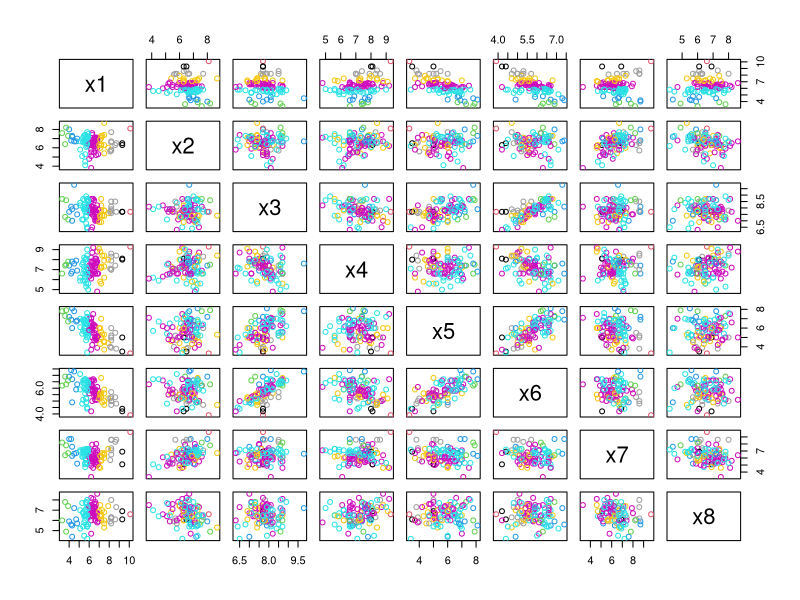
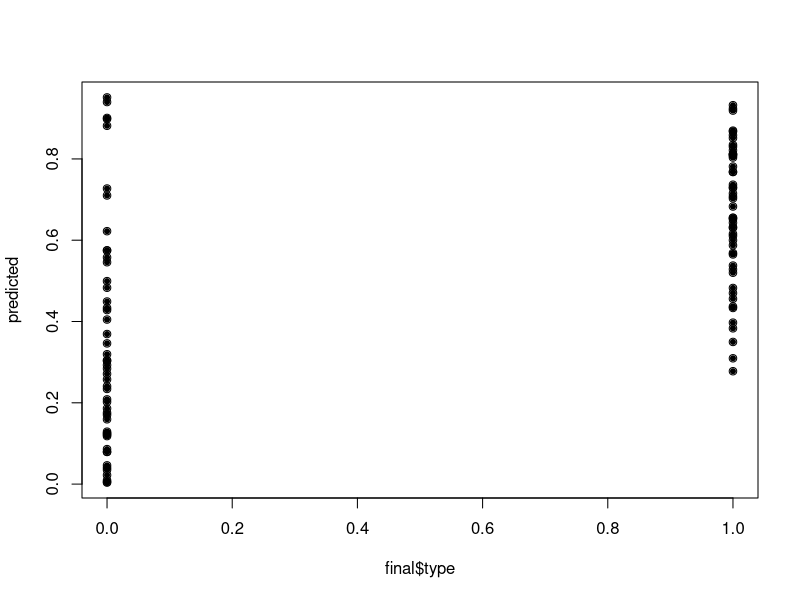
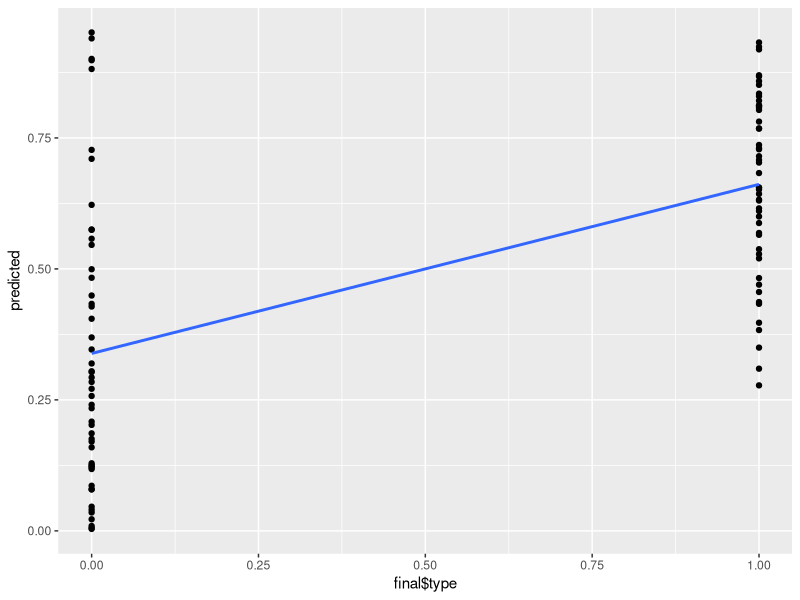

Write R code to recreate these figures, in order.
#part 1
#read data

final=read.csv("Final Project_Part 3_planttype.csv")
#use str
str(final)
#head
head(final)
#scarterplot matrix
attach(final)
pairs(final[,1:8],col=c(x1,x2,x3,x4,x5,x6,x7,x8))


#PART TWO
#FIT logit regression modell
lfit=glm(type~x1+x2+x4+x5+x6+x7+x8,family=binomial,data=final)
#Add a fitted logistic regression probability curve to a plot of plant type versus predicted values 
predicted=predict(lfit,final,type="response")
plot(final$type,predicted)
points(type,fitted(lfit),pch=20)
library(ggplot2)
ggplot(final, aes(x=final$type, y=predicted)) + geom_point() + 
    stat_smooth(method="glm", family="binomial", se=FALSE)

# USE summary COMMAND
summary(lfit)

#use the coefficient to calculate predicted value
est=round(12.3-(6*1.2)+(1.4*7)-(0.8*7)-(0.6*6)-(0.7*6)-(1*6)+(0.8*7),5)

#Using the inverse of the logit transformation, convert this prediction to a probability of plant type 1 on the original scale
library(boot)
inv.logit(est)

#Calculate the likelihood-based 95% confidence interval for the logistic regression coefficients.
exp(confint(lfit,level=0.95))


#reclassify
round(predict(lfit,final,type="response"),5)
predict <- ifelse(predict(lfit, type="response")>.5, 1, 0)
xtabs(~predict+final$type)
